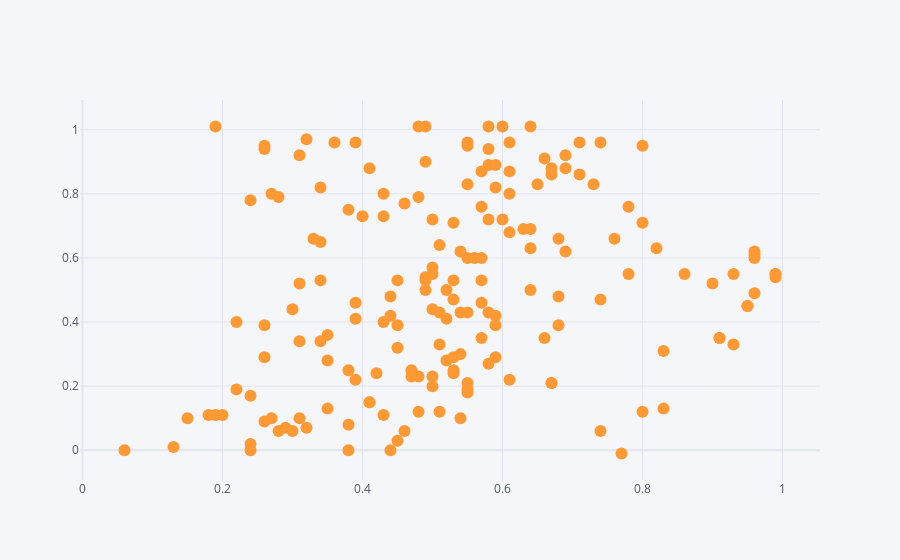

The notebook cell saved with this chart:
### Markdown cell above
### Beginning analysis: location of passes by "Away" team, first period

### Code cell
df1.loc[lambda df: (df['Team'] == 'Away') & (df['Period'] == 1) & (df['Type'] == 'PASS'), :] \
   .iplot(kind="scatter",x = "Start X", y = "Start Y", mode = "markers")

### Figure 1 — Plotly figure (JSON) as saved in the notebook; plotly's stock layout.template omitted (floating-point values rounded to 4 significant figures; data arrays with more than 128 entries replaced by an {"elided": "..."} marker saying what was removed)
{"data": [{"line": {"color": "rgba(255, 153, 51, 1.0)", "dash": "solid", "shape": "linear", "width": 1.3}, "marker": {"size": 12, "symbol": "circle"}, "mode": "markers", "name": "Start Y", "text": "", "type": "scatter", "x": {"elided": "182 float values"}, "y": {"elided": "182 float values"}}], "layout": {"legend": {"bgcolor": "#F5F6F9", "font": {"color": "#4D5663"}}, "paper_bgcolor": "#F5F6F9", "plot_bgcolor": "#F5F6F9", "title": {"font": {"color": "#4D5663"}}, "xaxis": {"gridcolor": "#E1E5ED", "showgrid": true, "tickfont": {"color": "#4D5663"}, "title": {"font": {"color": "#4D5663"}, "text": ""}, "zerolinecolor": "#E1E5ED"}, "yaxis": {"gridcolor": "#E1E5ED", "showgrid": true, "tickfont": {"color": "#4D5663"}, "title": {"font": {"color": "#4D5663"}, "text": ""}, "zerolinecolor": "#E1E5ED"}}}
